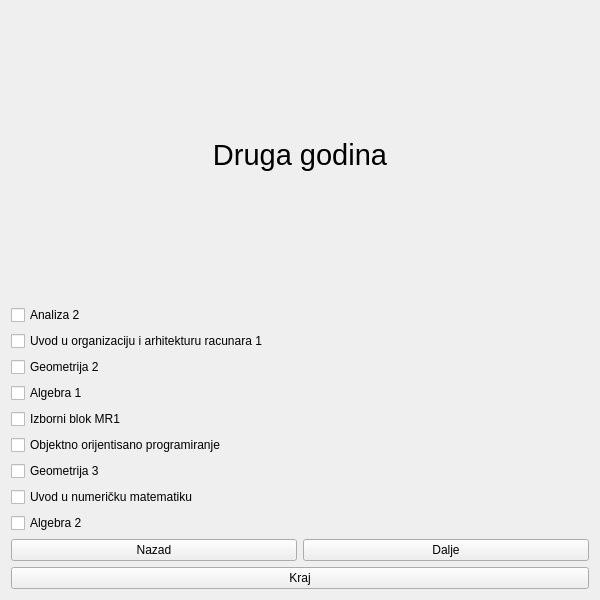
<?xml version="1.0" encoding="UTF-8"?>
<ui version="4.0">
 <class>SecondYearMR</class>
 <widget class="QWidget" name="SecondYearMR">
  <property name="geometry">
   <rect>
    <x>0</x>
    <y>0</y>
    <width>600</width>
    <height>600</height>
   </rect>
  </property>
  <property name="windowTitle">
   <string>Form</string>
  </property>
  <layout class="QVBoxLayout" name="verticalLayout_2">
   <item>
    <widget class="QLabel" name="label">
     <property name="font">
      <font>
       <pointsize>22</pointsize>
      </font>
     </property>
     <property name="text">
      <string>Druga godina</string>
     </property>
     <property name="alignment">
      <set>Qt::AlignCenter</set>
     </property>
    </widget>
   </item>
   <item>
    <layout class="QVBoxLayout" name="verticalLayout">
     <item>
      <widget class="QCheckBox" name="cbAnaliza2">
       <property name="text">
        <string>Analiza 2</string>
       </property>
      </widget>
     </item>
     <item>
      <widget class="QCheckBox" name="cbUoar1">
       <property name="text">
        <string>Uvod u organizaciju i arhitekturu racunara 1</string>
       </property>
      </widget>
     </item>
     <item>
      <widget class="QCheckBox" name="cbG2">
       <property name="text">
        <string>Geometrija 2</string>
       </property>
      </widget>
     </item>
     <item>
      <widget class="QCheckBox" name="cbAlgebra1">
       <property name="text">
        <string>Algebra 1</string>
       </property>
      </widget>
     </item>
     <item>
      <widget class="QCheckBox" name="cbIzborni">
       <property name="text">
        <string>Izborni blok MR1</string>
       </property>
      </widget>
     </item>
     <item>
      <widget class="QCheckBox" name="cbOOP">
       <property name="text">
        <string>Objektno orijentisano programiranje</string>
       </property>
      </widget>
     </item>
     <item>
      <widget class="QCheckBox" name="cbG3">
       <property name="text">
        <string>Geometrija 3</string>
       </property>
      </widget>
     </item>
     <item>
      <widget class="QCheckBox" name="cbUnm">
       <property name="text">
        <string>Uvod u numeričku matematiku</string>
       </property>
      </widget>
     </item>
     <item>
      <widget class="QCheckBox" name="cbAlgebra2">
       <property name="text">
        <string>Algebra 2</string>
       </property>
      </widget>
     </item>
    </layout>
   </item>
   <item>
    <layout class="QHBoxLayout" name="horizontalLayout">
     <item>
      <widget class="QPushButton" name="pbBack">
       <property name="text">
        <string>Nazad</string>
       </property>
      </widget>
     </item>
     <item>
      <widget class="QPushButton" name="pbNext">
       <property name="text">
        <string>Dalje</string>
       </property>
      </widget>
     </item>
    </layout>
   </item>
   <item>
    <widget class="QPushButton" name="pbEnd">
     <property name="text">
      <string>Kraj</string>
     </property>
    </widget>
   </item>
  </layout>
 </widget>
 <resources/>
 <connections/>
</ui>
